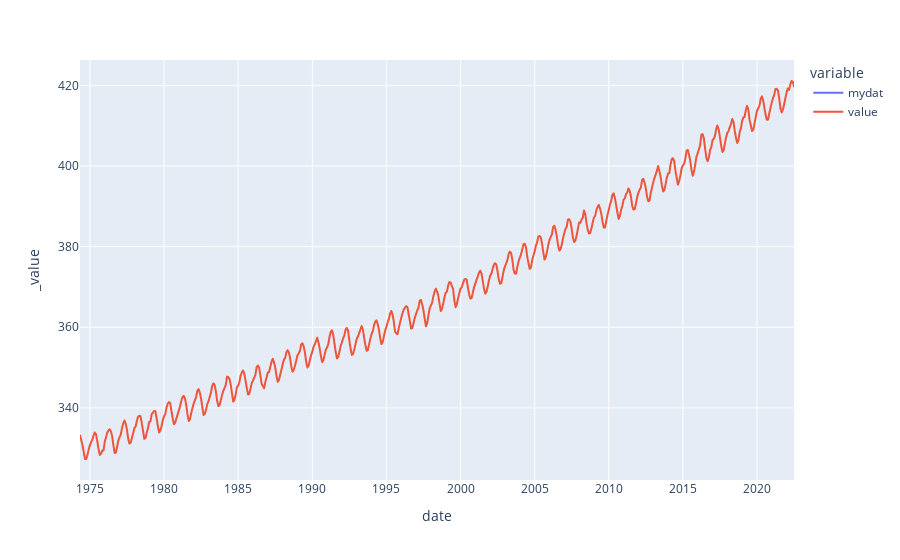

Notebook code for this chart:
### Code cell
df_4 = df.copy()
df_4["value"] = df_4['mydat'].fillna(method='ffill')
plot_df_4 = px.line(df_4)
plot_df_4.show()

### Figure 1 — Plotly figure (JSON) as saved in the notebook; plotly's stock layout.template omitted (floating-point values rounded to 4 significant figures; data arrays with more than 128 entries replaced by an {"elided": "..."} marker saying what was removed)
{"data": [{"hovertemplate": "variable=mydat<br>date=%{x}<br>_value=%{y}<extra></extra>", "legendgroup": "mydat", "line": {"color": "#636efa", "dash": "solid"}, "marker": {"symbol": "circle"}, "mode": "lines", "name": "mydat", "showlegend": true, "type": "scattergl", "x": {"elided": "579 str values"}, "xaxis": "x", "y": {"elided": "579 float values"}, "yaxis": "y"}, {"hovertemplate": "variable=value<br>date=%{x}<br>_value=%{y}<extra></extra>", "legendgroup": "value", "line": {"color": "#EF553B", "dash": "solid"}, "marker": {"symbol": "circle"}, "mode": "lines", "name": "value", "showlegend": true, "type": "scattergl", "x": {"elided": "579 str values"}, "xaxis": "x", "y": {"elided": "579 float values"}, "yaxis": "y"}], "layout": {"legend": {"title": {"text": "variable"}, "tracegroupgap": 0}, "margin": {"t": 60}, "xaxis": {"anchor": "y", "domain": [0, 1], "title": {"text": "date"}}, "yaxis": {"anchor": "x", "domain": [0, 1], "title": {"text": "_value"}}}}
